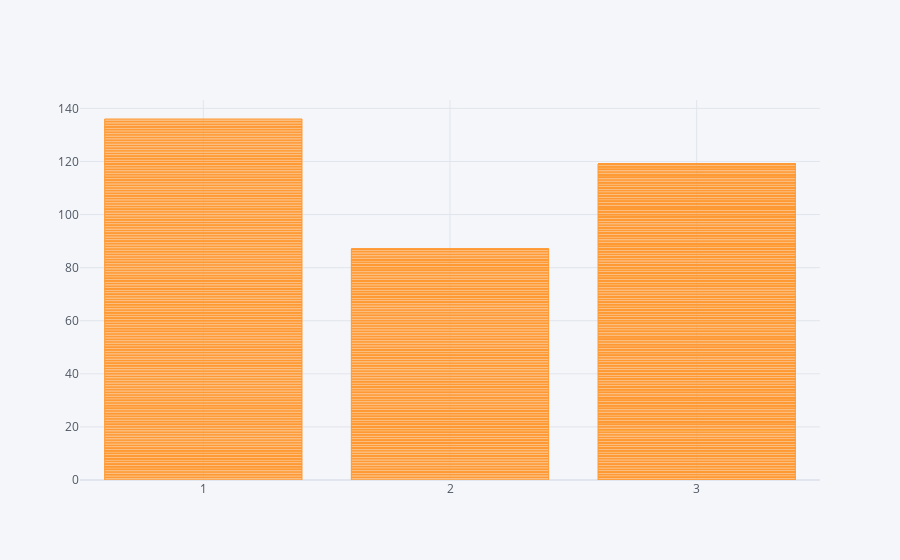

Notebook source saved alongside this figure:
### Code cell
# iplot 이용해서 그래프 그리기
train.iplot(kind='bar', x='Pclass', y='Survived')

### Figure 1 — Plotly figure (JSON) as saved in the notebook; plotly's stock layout.template omitted (floating-point values rounded to 4 significant figures; data arrays with more than 128 entries replaced by an {"elided": "..."} marker saying what was removed)
{"data": [{"marker": {"color": "rgba(255, 153, 51, 0.6)", "line": {"color": "rgba(255, 153, 51, 1.0)", "width": 1}}, "name": "Survived", "orientation": "v", "text": "", "type": "bar", "x": {"elided": "891 int values"}, "y": {"elided": "891 int values"}}], "layout": {"legend": {"bgcolor": "#F5F6F9", "font": {"color": "#4D5663"}}, "paper_bgcolor": "#F5F6F9", "plot_bgcolor": "#F5F6F9", "title": {"font": {"color": "#4D5663"}}, "xaxis": {"gridcolor": "#E1E5ED", "showgrid": true, "tickfont": {"color": "#4D5663"}, "title": {"font": {"color": "#4D5663"}, "text": ""}, "zerolinecolor": "#E1E5ED"}, "yaxis": {"gridcolor": "#E1E5ED", "showgrid": true, "tickfont": {"color": "#4D5663"}, "title": {"font": {"color": "#4D5663"}, "text": ""}, "zerolinecolor": "#E1E5ED"}}}
